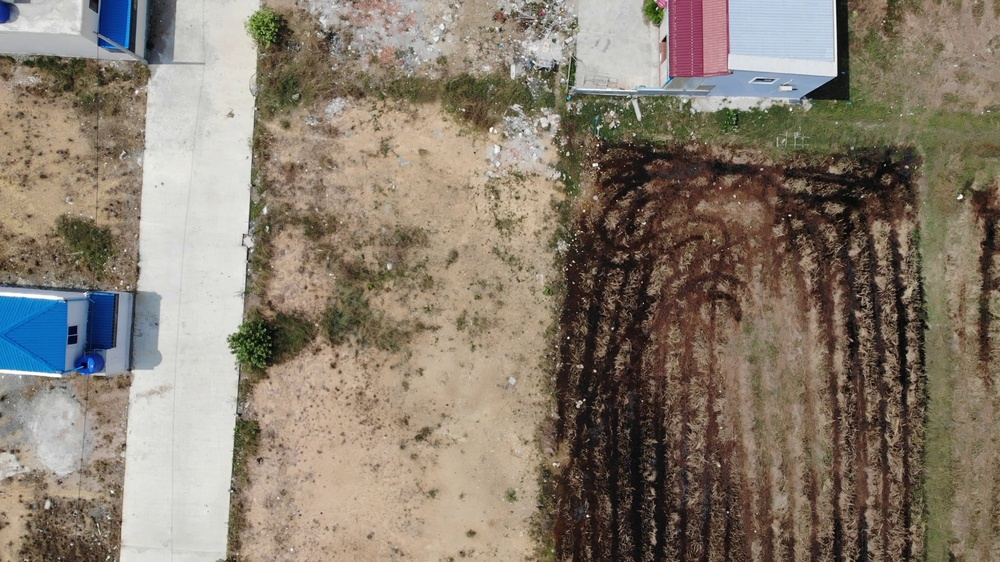
#> input picture img_04.jpg, 1000 x 562 px, shrunk from 2720 x 1530 before the run, given in place of farm_house_map.jpg, which was not available
$ jupyter execute 'Localization_algorithm .ipynb'   (shell and % lines are left out)   (Python 2 division)
#> lines starting #> are read from the running program, lines starting #| are printed output that depends on the picture; pictures that were not available may be replaced by others from this repository, and a replacement may not be noted
[cell 1]
import numpy as np
import cv2
import matplotlib.pyplot as plt
def Sift_Localization(source_img,target_img):

    #source image
#> called with source_img = 'farm_house_map.jpg', target_img = 'img_04.jpg'
    img_map=cv2.imread(source_img,0)
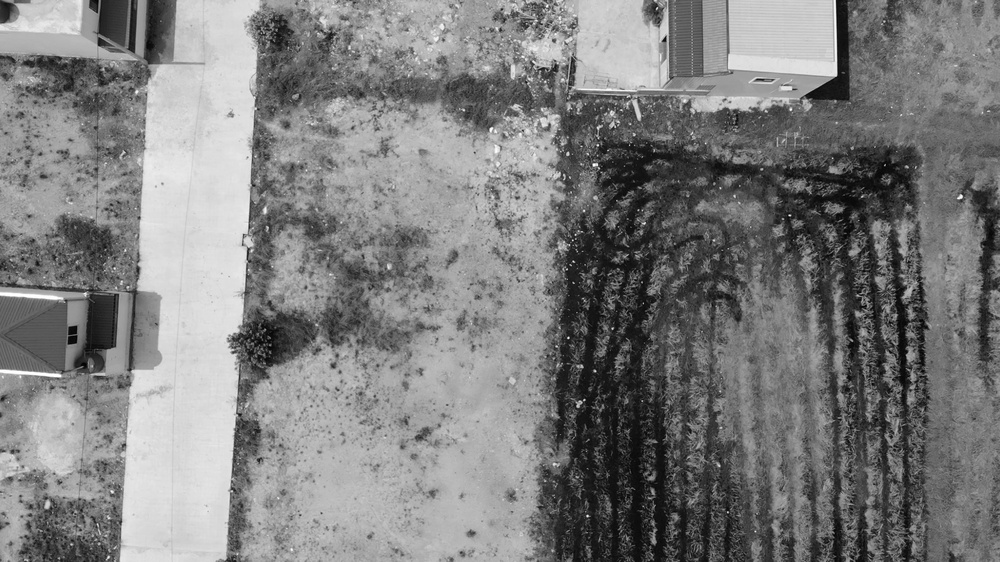
#> img_map: shape (562, 1000); min 0, max 255, mean 125.8
    sift = cv2.SIFT_create(nOctaveLayers=4,contrastThreshold=0.03,edgeThreshold=10,nfeatures=0)
    keypoints_1, descriptors_1 = sift.detectAndCompute(img_map,None)
#> keypoints_1 = 7958 keypoints; strongest (x, y, size): (961, 197, 2.9), (594, 165, 2.2), (664, 40, 2.8), (791, 109, 1.9)
    img_draw_1=cv2.drawKeypoints(img_map,keypoints_1,img_map,flags=cv2.DRAW_MATCHES_FLAGS_DRAW_RICH_KEYPOINTS)
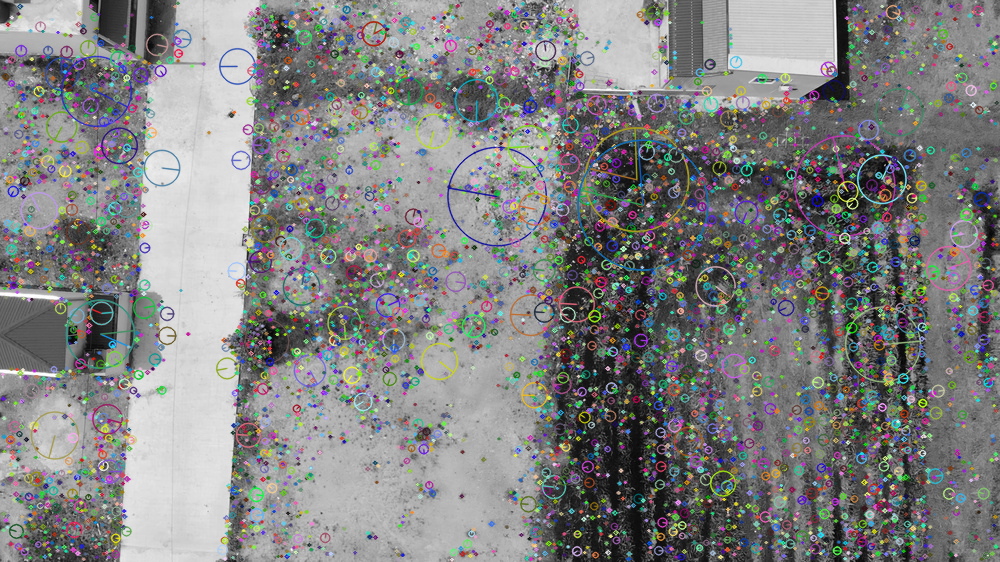
#> img_draw_1: shape (562, 1000, 3); mean of channels 0, 1, 2 129.2, 129.3, 128.9; drawn as B, G, R

    #target image
    img_of_map=cv2.imread(target_img,0)

    #keypoints
    keypoints_2, descriptors_2 = sift.detectAndCompute(img_of_map,None)
#> keypoints_2 has the same summary as keypoints_1
    img_draw=cv2.drawKeypoints(img_of_map,keypoints_2,img_of_map,flags=cv2.DRAW_MATCHES_FLAGS_DRAW_RICH_KEYPOINTS)
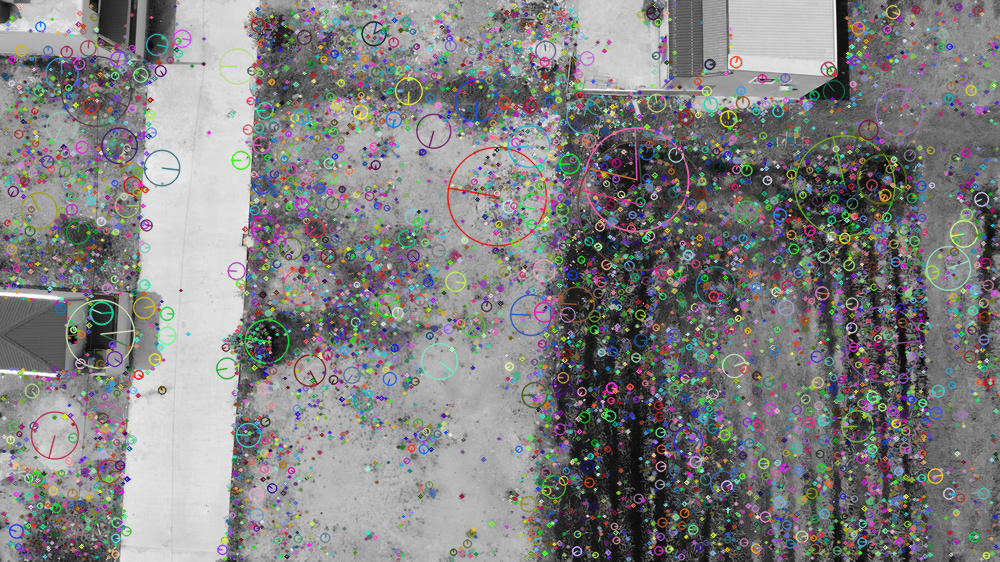
#> img_draw: shape (562, 1000, 3); mean of channels 0, 1, 2 128.8, 128.7, 129.1; drawn as B, G, R

    #bf matcher
    bf = cv2.BFMatcher()
    matches_bf = bf.knnMatch( descriptors_1, descriptors_2,k=2)
#> matches_bf = 7958 matches

    # Apply ratio test
    cor_match =0
    good_bf = []
    for m,n in matches_bf:
        if m.distance < 0.75*n.distance:
            good_bf.append([m])
            cor_match +=1
#> after the loop, cor_match = 7958; good_bf = 7958 matches

    # cv.drawMatchesKnn expects list of lists as matches.
    img3_bf = cv2.drawMatchesKnn(img_map,keypoints_1,img_of_map,keypoints_2,good_bf,None,flags=cv2.DrawMatchesFlags_NOT_DRAW_SINGLE_POINTS)
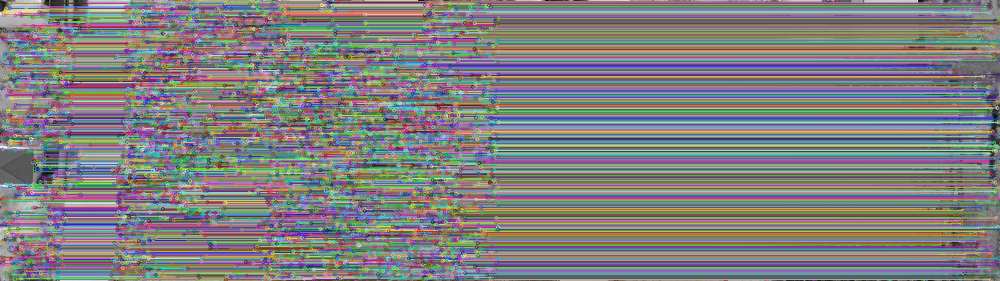
#> img3_bf: shape (562, 2000, 3) (shown at 1/2 size); mean of channels 0, 1, 2 127.4, 126.8, 128.1; drawn as B, G, R
    plt.imshow(img3_bf)
    #Draw a rectangle
    src_pts = np.float32([keypoints_1[m[0].queryIdx].pt for m in good_bf]).reshape(-1, 1, 2)
    dst_pts = np.float32([keypoints_2[m[0].trainIdx].pt for m in good_bf]).reshape(-1, 1, 2)
    M, mask = cv2.findHomography(src_pts, dst_pts, cv2.RANSAC, 5.0)
#> M = [[1, -1.14e-15, 2.14e-12], [-2.44e-16, 1, 1.27e-12], [-1.29e-18, -2.74e-18, 1]]; mask = 7958 values from 1 to 1
    h, w = img_of_map.shape
#> h = 562; w = 1000
    pts = np.float32([[0, 0], [0, h - 1], [w - 1, h - 1], [w - 1, 0]]).reshape(-1, 1, 2)
#> pts = [[0, 0], [0, 561], [999, 561], [999, 0]]
    dst = cv2.perspectiveTransform(pts, np.linalg.inv(M))
#> dst = [[-2.14e-12, -1.27e-12], [-1.5e-12, 561], [999, 561], [999, -1.02e-12]]
    rect = cv2.boundingRect(dst)
#> rect = (-1, -1, 1001, 563)
    x, y, w, h = rect
#> x = -1; y = -1; w = 1001; h = 563
    img_matched = cv2.rectangle(img_map.copy(), (x, y), (x + w, y + h), (0, 255, 0),20)
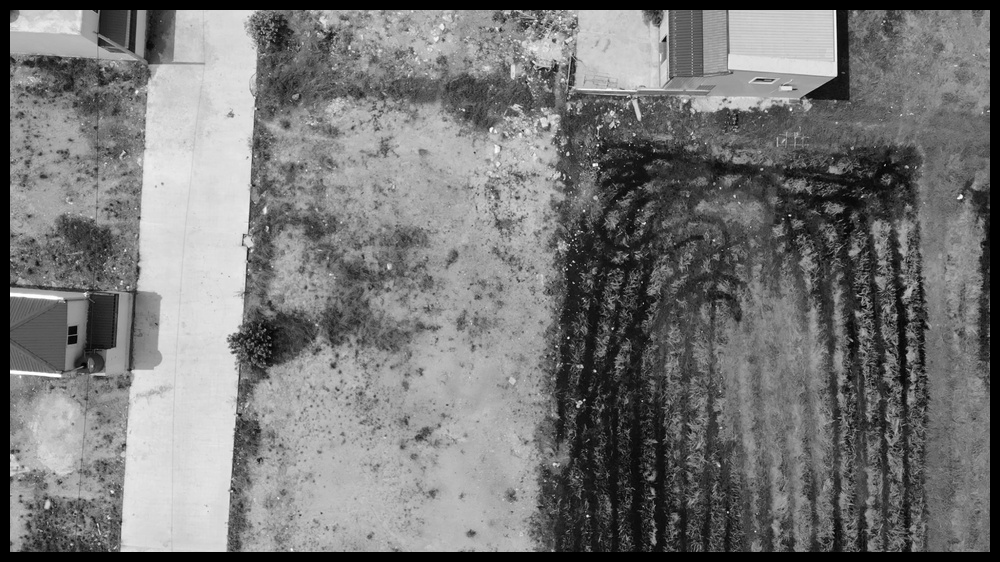
#> img_matched: shape (562, 1000); min 0, max 255, mean 118.8
    midpoint_x = int((x + x + w) / 2)
#> midpoint_x = 499
    midpoint_y = int((y + y + h) / 2)
#> midpoint_y = 280
    circle=cv2.circle(img_matched, (midpoint_x, midpoint_y), 40, (0,0,255), -1)
    figure, ax = plt.subplots(1, 2, figsize=(16, 8))
    ax[0].imshow(circle, cmap='gray')
    ax[1].imshow(img_of_map, cmap='gray')
    plt.show()
